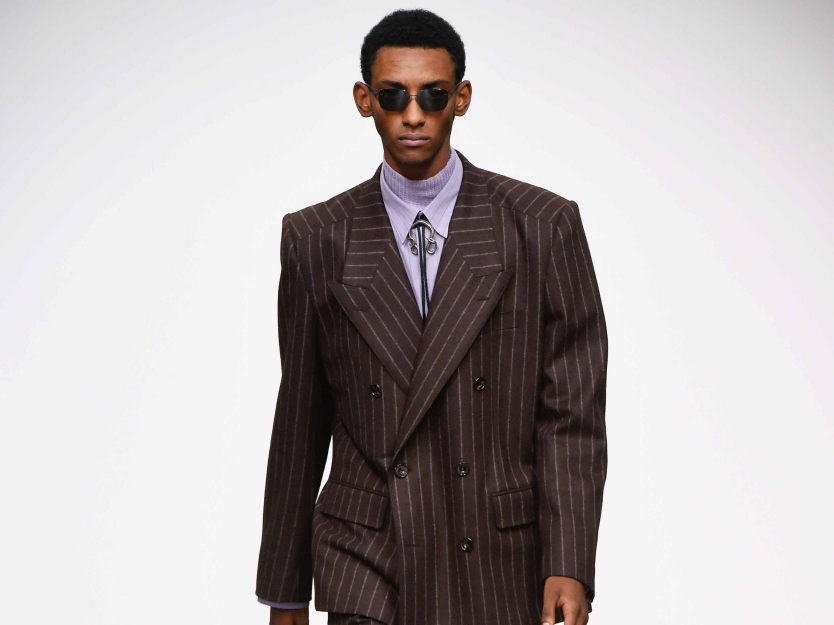
#> input picture img/john-lawrence-sullivan-aw18.jpg, 2500 x 1875 px (shown at 1/3 size)
$ python EM.py   (older library calls are emulated)
#> lines starting #> are read from the running program, lines starting #| are printed output that depends on the picture
import datetime
from dateutil.relativedelta import relativedelta

import numpy as np
import scipy.stats
import math
import cv2
from scipy import ndimage

from sklearn import cluster
from scipy.cluster.vq import kmeans2
import matplotlib.pyplot as plt
from scipy import ndimage


# input fllename >> output 3d array
def read_img(filename):
    img_3d = ndimage.imread(filename)

    small = cv2.resize(img_3d, (0, 0), fx=0.1, fy=0.1)
    blur = cv2.blur(small, (4, 4))
    return blur


# input 3d array >> output 2d array
def flatten_img(img_3d):
    x, y, z = img_3d.shape
    img_2d = img_3d.reshape(x*y, z)
    img_2d = np.array(img_2d, dtype = np.float)
    return img_2d


# input 2d array >> output 3d array
def recover_img(img_2d, vis = False, X=80, Y=80, Z=3):
    #img_2d = cv2.resize(img_2d, (0, 0), fx=10, fy=10)
    img_2d = (img_2d * 255).astype(np.uint8)
    recover_img = img_2d.reshape(X, Y, Z)
    return recover_img


# input 2d array >> output estimated means, stds, pis
def kmeans_init(img, k):
    means, labels = kmeans2(img, k)
    try:
        means = np.array(means)
        cov = np.array([np.cov(img[labels == i].T) for i in range(k)])
        ids = set(labels)
        pis = np.array([np.sum([labels == i]) / len(labels) for i in ids])
    except Exception as ex:
        pass
    return means, cov, pis


# E-Step: Update Parameters
# update the conditional pdf - prob that pixel i given class j
def update_responsibility(img, means, cov, pis, k):
    # responsibilities: i th pixels, j th class
    # pis * gaussian.pdf
    responsibilities = np.array([pis[j] * scipy.stats.multivariate_normal.pdf(img, mean=means[j], cov=cov[j]) for j in range(k)]).T
    # normalize for each row
    norm = np.sum(responsibilities, axis = 1)
    # convert to column vector
    norm = np.reshape(norm, (len(norm), 1))
    responsibilities = responsibilities / norm
    return responsibilities


# update pi for each class of Gaussian model
def update_pis(responsibilities):
    pis = np.sum(responsibilities, axis = 0) / responsibilities.shape[0]
    return pis


# update means for each class of Gaussian model
def update_means(img, responsibilities):
    means = []
    class_n = responsibilities.shape[1]
    for j in range(class_n):
        weight = responsibilities[:, j] / np.sum(responsibilities[:, j])
        weight = np.reshape(weight, (1, len(weight)))
        means_j = weight.dot(img)
        means.append(means_j[0])
    means = np.array(means)
    return means


# update covariance matrix for each class of Gaussian model
def update_covariance(img, responsibilities, means):
    cov = []
    class_n = responsibilities.shape[1]
    for j in range(class_n):
        weight = responsibilities[:, j] / np.sum(responsibilities[:, j])
        weight = np.reshape(weight, (1, len(weight)))
        # Each pixels have a covariance matrice
        covs = [np.mat(i - means[j]).T * np.mat(i - means[j]) for i in img]
        # Weighted sum of covariance matrices
        cov_j = sum(weight[0][i] * covs[i] for i in range(len(weight[0])))
        cov.append(cov_j)
    cov = np.array(cov)
    return cov


# M-step: choose a label that maximise the likelihood
def update_labels(responsibilities):
    labels = np.argmax(responsibilities, axis = 1)
    return labels


def update_loglikelihood(img, means, cov, pis, k):
    pdf = np.array([pis[j] * scipy.stats.multivariate_normal.pdf(img, mean=means[j], cov=cov[j]) for j in range(k)])
    log_ll = np.log(np.sum(pdf, axis = 0))
    log_ll_sum = np.sum(log_ll)
    return log_ll_sum


def EM_cluster(img, k, error = 10e-4, iter_n = 9999):
    #  init setting
    cnt = 0
    likelihood_arr = []
    # Initialise E-Step by KMeans
    means, cov, pis = kmeans_init(img, k)
    likelihood = 0
    new_likelihood = 2
    responsibilities = update_responsibility(img, means, cov, pis, k)
    while (abs(likelihood - new_likelihood) > error) and (cnt != iter_n):
        start_dt = datetime.datetime.now()
        cnt += 1
        likelihood = new_likelihood
        # M-Step
        labels = update_labels(responsibilities)
        # E-step
        responsibilities = update_responsibility(img, means, cov, pis, k)
        means = update_means(img, responsibilities)
        cov = update_covariance(img, responsibilities, means)
        pis = update_pis(responsibilities)
        new_likelihood = update_loglikelihood(img, means, cov, pis, k)
        likelihood_arr.append(new_likelihood)
        end_dt = datetime.datetime.now()
        diff = relativedelta(end_dt, start_dt)
        print("iter: %s, time interval: %s:%s:%s:%s" % (cnt, diff.hours, diff.minutes, diff.seconds, diff.microseconds))
    likelihood_arr = np.array(likelihood_arr)
    print('Converge at iteration {}'.format(cnt + 1))
    return labels, means, cov, pis, likelihood_arr


def main():
    FILENAME1 = './img/john-lawrence-sullivan-aw18.jpg'
    FILENAME2 = './img/Co6q6Fry23KAGdrRAAJBxxyYEHQ922.jpg'
    try:
        orig_img = read_img(FILENAME1)
#> in read_img, img_3d is the input picture: shape (1875, 2500, 3); mean R, G, B 184.6, 179.2, 179.6
#> in read_img, `small = cv2.resize(img_3d, (0, 0), fx=0.1, fy=0.1)`:
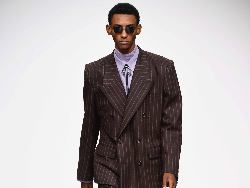
#> small: shape (188, 250, 3); mean R, G, B 184.6, 179.2, 179.7
#> in read_img, `blur = cv2.blur(small, (4, 4))`:
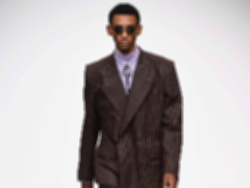
#> blur: shape (188, 250, 3); mean R, G, B 184.8, 179.4, 179.9
        x, y, z = orig_img.shape
#> x = 188; y = 250; z = 3
        plt.figure()
        plt.axis("off")
        plt.imshow(orig_img)
        plt.title('Original Image');
        plt.show()

        img = flatten_img(orig_img)
        labels, means, cov, pis, likelihood_arr = EM_cluster(img, 5)
#> in kmeans_init, `means, labels = kmeans2(img, k)`: means = [[329.4, 336.9, 344.1], [368.5, 388.2, 391.4], [262.7, 261.9, 262.6], [61.16, 45.69, 43.9], [236.2, 235, 236.3]]
#> in kmeans_init, `ids = set(labels)`: ids = 2 items
#> in kmeans_init, `pis = np.array([np.sum([labels == i]) / len(labels) for i in ids])`: pis = [0.293, 0.707]
        em_img = recover_img(means[labels], X=x, Y=y, Z=z)
        plt.figure()
        plt.axis("off")
        plt.imshow(em_img)
        plt.title('Image Segmented by EM Algorithm');
        plt.show()
    except Exception as ex:
        print(ex)


main()
